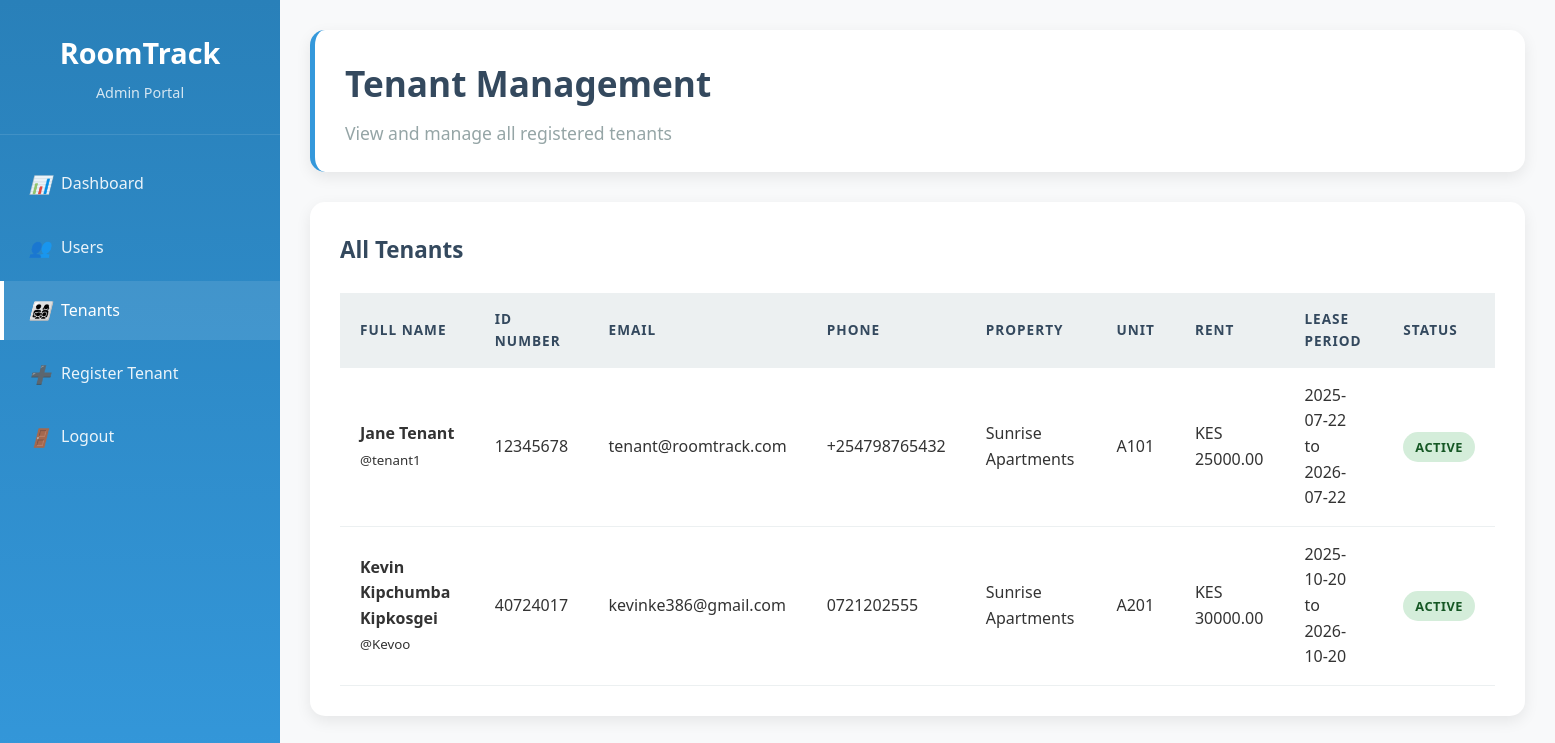
Screenshot of /admin/tenants (signed in) with the database file from the repository.
### models.py (models this page shows)
class User(UserMixin, db.Model):
    id = db.Column(db.Integer, primary_key=True)
    username = db.Column(db.String(80), unique=True, nullable=False)
    email = db.Column(db.String(120), unique=True, nullable=False)
    password = db.Column(db.String(200), nullable=False)
    role = db.Column(db.String(20), nullable=False)  # admin, landlord, tenant
    full_name = db.Column(db.String(200))
    id_number = db.Column(db.String(50))
    passport_number = db.Column(db.String(50))
    phone = db.Column(db.String(20))
    created_at = db.Column(db.DateTime, default=datetime.utcnow)
    landlord_properties = db.relationship('Property', backref='landlord', lazy=True)
    tenant_leases = db.relationship('Lease', backref='tenant', lazy=True, foreign_keys='Lease.tenant_id')
    maintenance_requests = db.relationship('MaintenanceRequest', backref='tenant', lazy=True)

class Property(db.Model):
    id = db.Column(db.Integer, primary_key=True)
    name = db.Column(db.String(200), nullable=False)
    address = db.Column(db.Text, nullable=False)
    total_units = db.Column(db.Integer, nullable=False)
    occupied_units = db.Column(db.Integer, default=0)
    landlord_id = db.Column(db.Integer, db.ForeignKey('user.id'), nullable=False)
    created_at = db.Column(db.DateTime, default=datetime.utcnow)
    units = db.relationship('Unit', backref='property', lazy=True, cascade='all, delete-orphan')

class Unit(db.Model):
    id = db.Column(db.Integer, primary_key=True)
    unit_number = db.Column(db.String(50), nullable=False)
    rent_amount = db.Column(db.Float, nullable=False)
    status = db.Column(db.String(20), default='vacant')  # vacant, occupied
    bedrooms = db.Column(db.Integer, default=1)
    bathrooms = db.Column(db.Integer, default=1)
    square_feet = db.Column(db.Integer)
    property_id = db.Column(db.Integer, db.ForeignKey('property.id'), nullable=False)
    leases = db.relationship('Lease', backref='unit', lazy=True, cascade='all, delete-orphan')
    maintenance_requests = db.relationship('MaintenanceRequest', backref='unit', lazy=True)

class Lease(db.Model):
    id = db.Column(db.Integer, primary_key=True)
    tenant_id = db.Column(db.Integer, db.ForeignKey('user.id'), nullable=False)
    unit_id = db.Column(db.Integer, db.ForeignKey('unit.id'), nullable=False)
    start_date = db.Column(db.Date, nullable=False)
    end_date = db.Column(db.Date, nullable=False)
    monthly_rent = db.Column(db.Float, nullable=False)
    security_deposit = db.Column(db.Float, default=0)
    status = db.Column(db.String(20), default='active')
    created_at = db.Column(db.DateTime, default=datetime.utcnow)
    payments = db.relationship('Payment', backref='lease', lazy=True, cascade='all, delete-orphan')

### app.py (the view)
@app.route('/admin/tenants')
@login_required
def admin_tenants():
    if current_user.role != 'admin':
        return redirect(url_for('index'))
    tenants = User.query.filter_by(role='tenant').all()
    tenants_data = []
    for tenant in tenants:
        lease = Lease.query.filter_by(tenant_id=tenant.id, status='active').first()
        tenants_data.append({
            'tenant': tenant,
            'lease': lease,
            'unit': lease.unit if lease else None,
            'property': lease.unit.property if lease and lease.unit else None
        })
    return render_template('admin/tenants.html', tenants_data=tenants_data)

### app.py (called while the page is built)
@login_manager.user_loader
def load_user(user_id):
    return User.query.get(int(user_id))

### templates/admin/tenants.html (shortened to what this page needs)
<!DOCTYPE html>
<html lang="en">
<head>
    <link rel="stylesheet" href="{{ url_for('static', filename='css/style.css') }}">
</head>
<body>
    <div class="dashboard">
        <div class="sidebar">
            <div class="sidebar-header">
                <h2>RoomTrack</h2>
                <p>Admin Portal</p>
            </div>
            <ul class="sidebar-nav">
                <li><a href="{{ url_for('admin_dashboard') }}"><i>📊</i> Dashboard</a></li>
                <li><a href="{{ url_for('admin_users') }}"><i>👥</i> Users</a></li>
                <li><a href="#" class="active"><i>👨‍👩‍👧‍👦</i> Tenants</a></li>
                <li><a href="{{ url_for('admin_register_tenant') }}"><i>➕</i> Register Tenant</a></li>
                <li><a href="{{ url_for('logout') }}"><i>🚪</i> Logout</a></li>
            </ul>
        </div>
        <div class="main-content">
            <div class="header">
                <h1>Tenant Management</h1>
                <p>View and manage all registered tenants</p>
            </div>
            <div class="table-container">
                <h3>All Tenants</h3>
                {% if tenants_data %}
                <table>
                    <thead>
                        <tr>
                            <th>Full Name</th>
                            <th>ID Number</th>
                            <th>Email</th>
                            <th>Phone</th>
                            <th>Property</th>
                            <th>Unit</th>
                            <th>Rent</th>
                            <th>Lease Period</th>
                            <th>Status</th>
                        </tr>
                    </thead>
                    <tbody>
                        {% for data in tenants_data %}
                        <tr>
                            <td>
                                <strong>{{ data.tenant.full_name }}</strong><br>
                                <small>@{{ data.tenant.username }}</small>
                            </td>
                            <td>{{ data.tenant.id_number }}</td>
                            <td>{{ data.tenant.email }}</td>
                            <td>{{ data.tenant.phone or 'N/A' }}</td>
                            <td>{{ data.property.name if data.property else 'N/A' }}</td>
                            <td>{{ data.unit.unit_number if data.unit else 'N/A' }}</td>
                            <td>
                                {% if data.lease %}
                                    KES {{ "%.2f"|format(data.lease.monthly_rent) }}
                                {% else %}
                                    N/A
                                {% endif %}
                            </td>
                            <td>
                                {% if data.lease %}
                                    {{ data.lease.start_date.strftime('%Y-%m-%d') }} to<br>
                                    {{ data.lease.end_date.strftime('%Y-%m-%d') }}
                                {% else %}
                                    No active lease
                                {% endif %}
                            </td>
                            <td>
                                {% if data.lease %}
                                    <span class="status-badge status-active">Active</span>
                                {% else %}
                                    <span class="status-badge status-vacant">No Unit</span>
                                {% endif %}
                            </td>
                        </tr>
                        {% endfor %}
                    </tbody>
                </table>
                {% else %}
                <div class="text-center p-20">
                    <h3>No Tenants Registered</h3>
                    <p>No tenants have been registered yet.</p>
                    <a href="{{ url_for('admin_register_tenant') }}" class="btn btn-primary">Register First Tenant</a>
                </div>
                {% endif %}
            </div>
        </div>
    </div>
</body>
</html>

### static/css/style.css (style rules this page uses)
:root { --primary-blue: #3498db; --dark-blue: #2980b9; --light-blue: #ecf0f1; --white: #ffffff; --gray: #95a5a6; --dark-gray: #34495e; --success: #27ae60; --warning: #f39c12; --danger: #e74c3c; --light-gray: #f8f9fa; }
* { margin: 0; padding: 0; box-sizing: border-box; }
body { font-family: 'Segoe UI', Tahoma, Geneva, Verdana, sans-serif; background-color: var(--light-gray); color: #333; line-height: 1.6; }
.dashboard { display: flex; min-height: 100vh; }
.sidebar { width: 280px; background: linear-gradient(180deg, var(--dark-blue), var(--primary-blue)); color: var(--white); padding: 0; position: fixed; height: 100vh; overflow-y: auto; }
.sidebar-header { padding: 30px 25px; border-bottom: 1px solid rgba(255,255,255,0.1); text-align: center; }
.sidebar-header h2 { color: var(--white); margin-bottom: 5px; font-size: 1.8em; }
.sidebar-header p { color: rgba(255,255,255,0.8); font-size: 0.9em; }
.sidebar-nav { list-style: none; margin-top: 20px; }
.sidebar-nav li { margin-bottom: 5px; }
.sidebar-nav a { display: flex; align-items: center; padding: 15px 25px; color: rgba(255,255,255,0.9); text-decoration: none; transition: all 0.3s ease; border-left: 4px solid transparent; }
.sidebar-nav a:hover, .sidebar-nav a.active { background: rgba(255,255,255,0.1); color: var(--white); border-left-color: var(--white); }
.sidebar-nav i { margin-right: 12px; width: 20px; text-align: center; font-size: 1.1em; }
.main-content { flex: 1; margin-left: 280px; padding: 30px; background-color: var(--light-gray); min-height: 100vh; }
.header { background: var(--white); padding: 25px 30px; border-radius: 15px; box-shadow: 0 5px 15px rgba(0,0,0,0.08); margin-bottom: 30px; border-left: 5px solid var(--primary-blue); }
.header h1 { color: var(--dark-gray); margin-bottom: 8px; font-size: 2.2em; }
.header p { color: var(--gray); font-size: 1.1em; }
.table-container { background: var(--white); padding: 30px; border-radius: 15px; box-shadow: 0 5px 15px rgba(0,0,0,0.08); overflow: hidden; }
.table-container h3 { color: var(--dark-gray); margin-bottom: 25px; font-size: 1.4em; }
table { width: 100%; border-collapse: collapse; margin-top: 10px; }
th, td { padding: 15px 20px; text-align: left; border-bottom: 1px solid var(--light-blue); }
th { background-color: var(--light-blue); color: var(--dark-gray); font-weight: 600; text-transform: uppercase; font-size: 0.85em; letter-spacing: 1px; }
.status-badge { padding: 6px 12px; border-radius: 20px; font-size: 0.8em; font-weight: 600; text-transform: uppercase; letter-spacing: 0.5px; }
.status-active { background-color: #d4edda; color: #155724; }

### rows the page displays
User: tenant.full_name "Jane Tenant", tenant.username "tenant1", tenant.id_number "12345678", tenant.email "tenant@roomtrack.com", tenant "+254798765432"
Property: property "Sunrise Apartments" "Sunrise Apartments"
Unit: unit "A101"
Lease: lease.monthly_rent "25000.00", lease.start_date "2025-07-22", lease.end_date "2026-07-22"
User: tenant.full_name "Kevin Kipchumba Kipkosgei", tenant.username "Kevoo", tenant.id_number "40724017", tenant.email "kevinke386@gmail.com", tenant "0721202555"
Unit: unit "A201"
Lease: lease.monthly_rent "30000.00", lease.start_date "2025-10-20", lease.end_date "2026-10-20"
